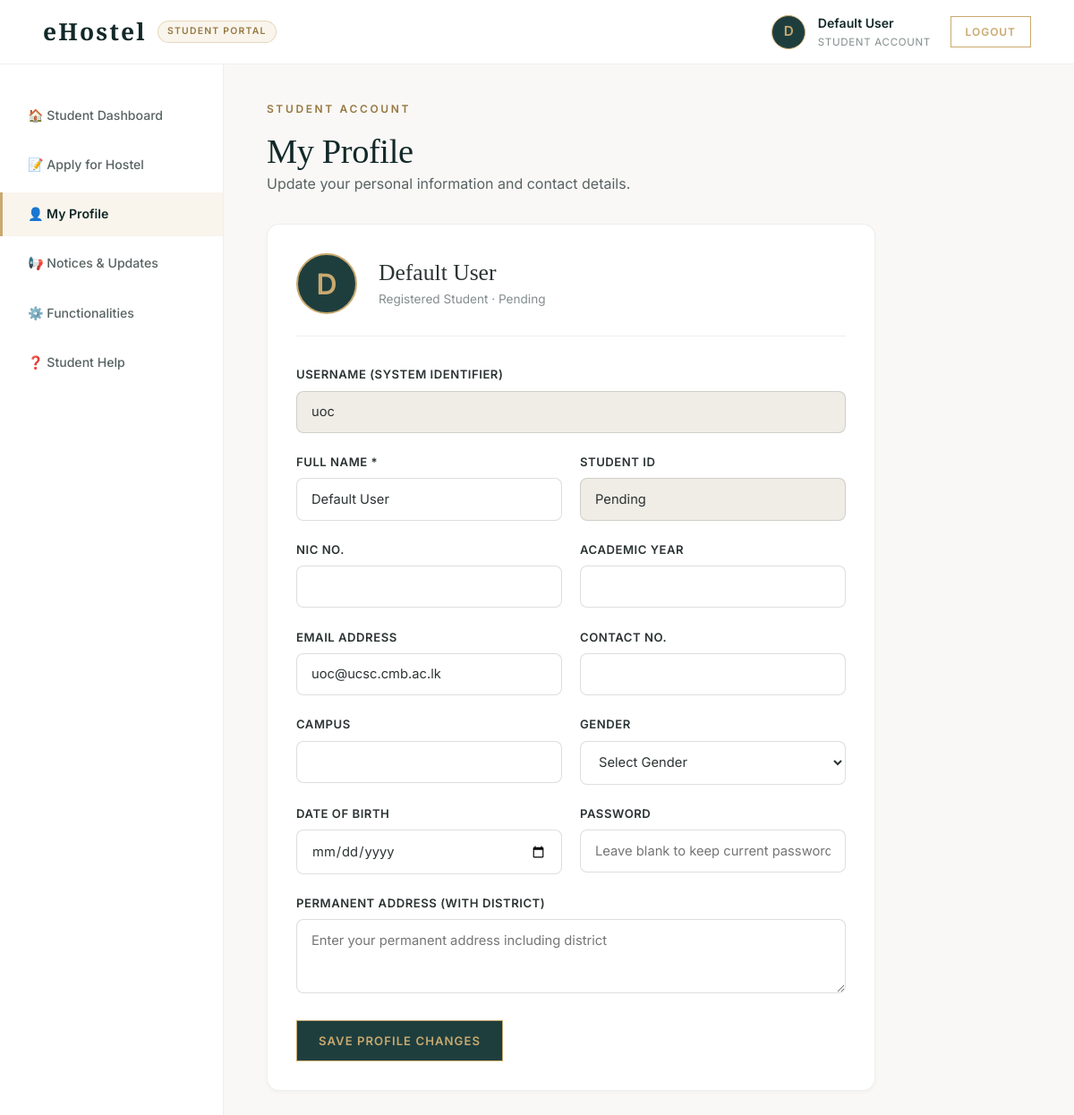
/student/profile.php (signed in), run on the app's committed database.
### tables this page shows
CREATE TABLE IF NOT EXISTS users (
    user_id           INT AUTO_INCREMENT PRIMARY KEY,
    username          VARCHAR(50)  NOT NULL UNIQUE,
    password          VARCHAR(255) NOT NULL,
    role              ENUM('admin','student') NOT NULL DEFAULT 'student',
    full_name         VARCHAR(100) NOT NULL,
    email             VARCHAR(100),
    contact_no        VARCHAR(20),
    nic_no            VARCHAR(20) UNIQUE,
    address           VARCHAR(255),
    reg_no            VARCHAR(30) UNIQUE,
    student_id        VARCHAR(20) UNIQUE,
    academic_year     VARCHAR(20),
    age               INT,
    gender            ENUM('Male','Female','Other'),
    date_of_birth     DATE,
    campus            VARCHAR(100),
    photo             VARCHAR(255),
    created_at        TIMESTAMP DEFAULT CURRENT_TIMESTAMP
);

### includes/auth.php (called while the page is built, shortened)
<?php
function h($str) {
    return htmlspecialchars($str ?? '', ENT_QUOTES, 'UTF-8');
}

### student/profile.php (the view, shortened to what this page needs)
<?php
require_once __DIR__ . '/../includes/auth.php';
require_once __DIR__ . '/../config/db.php';
$uid = $_SESSION['user_id'];
$stmt = mysqli_prepare($conn, "SELECT * FROM users WHERE user_id = ?");
mysqli_stmt_bind_param($stmt, "i", $uid);
mysqli_stmt_execute($stmt);
$user = mysqli_stmt_get_result($stmt)->fetch_assoc();
$studentId = $user['student_id'] ?? '';
$studentIdLabel = $studentId !== '' ? h($studentId) : 'Pending';
?>
<!DOCTYPE html>
<html lang="en">
<head>
<link rel="stylesheet" href="../css/style.css?v=20260729">
</head>
<body>
<?php include __DIR__ . '/../includes/sidebar.php'; ?>
<div class="page-header">
    <div>
        <span class="section-label">STUDENT ACCOUNT</span>
        <h1 class="serif-heading" style="font-size:2.4rem;">My Profile</h1>
        <p>Update your personal information and contact details.</p>
    </div>
</div>
<div class="card" style="max-width:680px;">
    <div style="display:flex;align-items:center;gap:1.5rem;margin-bottom:2rem;padding-bottom:1.5rem;border-bottom:1px solid var(--border);">
        <div style="width:68px;height:68px;border-radius:50%;background:var(--primary);color:var(--accent);border:2px solid var(--accent);display:flex;align-items:center;justify-content:center;font-size:2rem;font-weight:600;">
            <?= strtoupper(substr($user['full_name'] ?? 'U', 0, 1)) ?>
        </div>
        <div>
            <h3 class="serif-heading" style="margin:0;font-size:1.6rem;"><?= h($user['full_name']) ?></h3>
            <span style="font-size:0.85rem;color:var(--text-muted);">Registered Student &middot; <?= $studentIdLabel ?></span>
        </div>
    </div>
    <form method="POST" action="profile.php">
        <div class="form-group">
            <label>Username (System Identifier)</label>
            <input type="text" class="input-luxury" value="<?= h($user['username']) ?>" disabled style="background:var(--bg-secondary);">
        </div>
        <div class="form-row">
            <div class="form-group">
                <label for="full_name">Full Name *</label>
                <input type="text" id="full_name" name="full_name" class="input-luxury" required value="<?= h($user['full_name']) ?>">
            </div>
            <div class="form-group">
                <label>Student ID</label>
                <input type="text" class="input-luxury" value="<?= $studentIdLabel ?>" disabled style="background:var(--bg-secondary);">
            </div>
        </div>
        <div class="form-row">
            <div class="form-group">
                <label for="nic_no">NIC No.</label>
                <input type="text" id="nic_no" name="nic_no" class="input-luxury" value="<?= h($user['nic_no'] ?? '') ?>">
            </div>
            <div class="form-group">
                <label for="academic_year">Academic Year</label>
                <input type="text" id="academic_year" name="academic_year" class="input-luxury" value="<?= h($user['academic_year'] ?? '') ?>">
            </div>
        </div>
        <div class="form-row">
            <div class="form-group">
                <label for="email">Email Address</label>
                <input type="email" id="email" name="email" class="input-luxury" value="<?= h($user['email']) ?>">
            </div>
            <div class="form-group">
                <label for="contact_no">Contact No.</label>
                <input type="tel" id="contact_no" name="contact_no" class="input-luxury" value="<?= h($user['contact_no']) ?>">
            </div>
        </div>
        <div class="form-row">
            <div class="form-group">
                <label for="campus">Campus</label>
                <input type="text" id="campus" name="campus" class="input-luxury" value="<?= h($user['campus'] ?? '') ?>">
            </div>
            <div class="form-group">
                <label for="gender">Gender</label>
                <select id="gender" name="gender" class="input-luxury">
                    <option value="" <?= ($user['gender'] ?? '') === '' ? 'selected' : '' ?>>Select Gender</option>
                </select>
            </div>
        </div>
        <div class="form-row">
            <div class="form-group">
                <label for="date_of_birth">Date of Birth</label>
                <input type="date" id="date_of_birth" name="date_of_birth" class="input-luxury" value="<?= h($user['date_of_birth'] ?? '') ?>">
            </div>
            <div class="form-group">
                <label for="password">Password</label>
                <input type="password" id="password" name="password" class="input-luxury" placeholder="Leave blank to keep current password">
            </div>
        </div>
        <div class="form-group">
            <label for="address">Permanent Address (with district)</label>
            <textarea id="address" name="address" class="input-luxury" rows="3" placeholder="Enter your permanent address including district"><?= h($user['address'] ?? '') ?></textarea>
        </div>
        <button type="submit" class="btn btn-luxury btn-accent">Save Profile Changes</button>
    </form>
</div>
<?php include __DIR__ . '/../includes/sidebar_close.php'; ?>
</body>
</html>

### css/style.css (style rules this page uses)
:root { --primary: #1e3e3e; --primary-dark: #122828; --primary-light: #2c5454; --accent: #c9a96e; --accent-hover: #b39257; --accent-dark: #967840; --accent-subtle: rgba(201, 169, 110, 0.12); --accent-gold-bg: rgba(201, 169, 110, 0.08); --bg-primary: #f9f8f6; --bg-secondary: #f0ece6; --bg-tertiary: #e6e0d6; --surface: #ffffff; --surface-elevated: #ffffff; --text-primary: #2b3333; --text-secondary: #586363; --text-muted: #838e8e; --text-inverse: #ffffff; --border: rgba(43, 51, 51, 0.08); --border-strong: rgba(43, 51, 51, 0.16); --border-accent: rgba(201, 169, 110, 0.4); --shadow-sm: 0 2px 4px rgba(18, 40, 40, 0.03); --shadow-md: 0 6px 18px rgba(18, 40, 40, 0.06); --shadow-lg: 0 12px 32px rgba(18, 40, 40, 0.09); --shadow-xl: 0 20px 48px rgba(18, 40, 40, 0.14); --success: #3b7a57; --success-bg: rgba(59, 122, 87, 0.1); --warning: #c4820a; --warning-bg: rgba(196, 130, 10, 0.1); --danger: #b84343; --danger-bg: rgba(184, 67, 67, 0.1); --info: #3b6b7a; --info-bg: rgba(59, 107, 122, 0.1); --font-primary: 'Inter', -apple-system, BlinkMacSystemFont, "Segoe UI", Roboto, sans-serif; --font-serif: 'Cormorant Garamond', Georgia, serif; --radius-sm: 4px; --radius-md: 8px; --radius-lg: 14px; --radius-xl: 20px; --radius-full: 9999px; --ease-smooth: cubic-bezier(0.4, 0, 0.2, 1); --transition-fast: 0.2s var(--ease-smooth); --transition-normal: 0.3s var(--ease-smooth); --transition-slow: 0.5s var(--ease-smooth); --glass-bg: rgba(249, 248, 246, 0.92); --glass-border: rgba(43, 51, 51, 0.06); }
*, *::before, *::after { box-sizing: border-box; margin: 0; padding: 0; }
html { scroll-behavior: smooth; font-size: 16px; }
body { font-family: var(--font-primary); background-color: var(--bg-primary); color: var(--text-primary); line-height: 1.6; -webkit-font-smoothing: antialiased; -moz-osx-font-smoothing: grayscale; overflow-x: hidden; }
h1, h2, h3, h4, h5, h6 { color: var(--text-primary); font-weight: 400; line-height: 1.25; }
.font-serif, .serif-heading { font-family: var(--font-serif); }
h1 { font-size: 2.75rem; letter-spacing: -0.01em; }
h3 { font-size: 1.6rem; }
p { color: var(--text-secondary); margin-bottom: 1rem; }
p:last-child { margin-bottom: 0; }
.section-label { display: block; font-size: 0.75rem; font-weight: 600; letter-spacing: 0.22em; text-transform: uppercase; color: var(--accent-dark); margin-bottom: 0.85rem; }
.card { background: var(--surface); border: 1px solid var(--border); border-radius: var(--radius-lg); box-shadow: var(--shadow-sm); padding: 2rem; margin-bottom: 1.75rem; transition: all var(--transition-normal); }
.card h2, .card h3 { margin-top: 0; margin-bottom: 1rem; }
.btn, .btn-luxury { display: inline-flex; align-items: center; justify-content: center; gap: 0.45rem; padding: 0.85rem 1.5rem; border-radius: 0 !important; border: 1px solid transparent; font-family: var(--font-primary); font-size: 0.82rem; font-weight: 600; letter-spacing: 0.08em; text-transform: uppercase; cursor: pointer; transition: all var(--transition-normal); white-space: nowrap; text-decoration: none; background: transparent; color: var(--primary); border-color: var(--primary); }
.btn-filled, .btn-primary, .btn-accent { background: var(--primary); color: var(--text-inverse); border-color: var(--primary); }
.btn-luxury, .btn-outline { border-color: var(--accent); color: var(--accent); }
.form-group { margin-bottom: 1.4rem; }
label { display: block; font-weight: 600; font-size: 0.82rem; letter-spacing: 0.04em; margin-bottom: 0.45rem; color: var(--text-primary); text-transform: uppercase; }
input[type=text], input[type=password], input[type=email], input[type=tel], input[type=number], input[type=date], select, textarea, .input-luxury { width: 100%; padding: 0.85rem 1rem; border: 1px solid var(--border-strong); border-radius: var(--radius-md); font-size: 0.92rem; font-family: var(--font-primary); background: var(--surface); color: var(--text-primary); transition: all var(--transition-normal); }
.form-row { display: flex; gap: 1.25rem; }
.form-row .form-group { flex: 1; }
.page-header { display: flex; align-items: center; justify-content: space-between; margin-bottom: 2rem; flex-wrap: wrap; gap: 1rem; }
.page-header h1 { font-family: var(--font-serif); font-size: 2.2rem; color: var(--primary-dark); }

### data on the page
users: full_name "D", full_name "Default User", student "Pending", username "uoc", email "uoc@ucsc.cmb.ac.lk", gender "Select Gender"

### other printed values
$role "STUDENT"
substr($_SESSION['full_name'] ?? 'U', 0, 1) "D"
$_SESSION['full_name'] "Default User"
